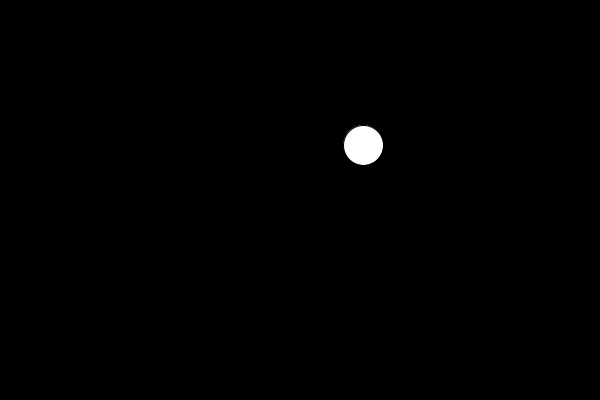
Frame 1 (no input)
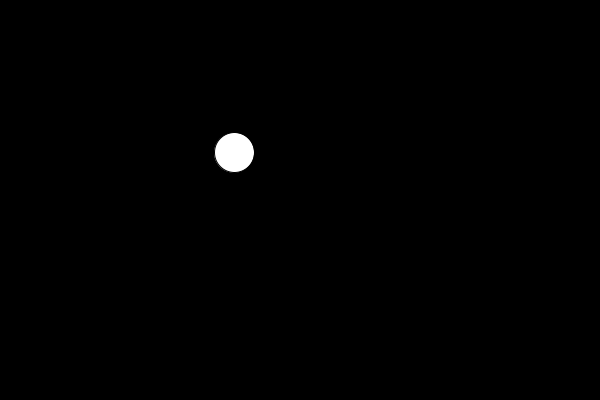
Frame 60 (the mouse pressed at the canvas centre just before this capture)
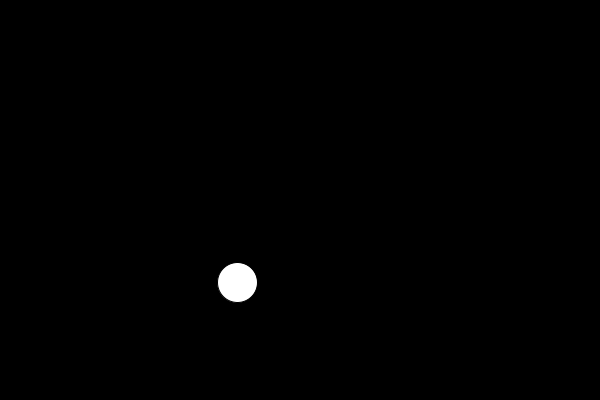
Frame 120 (the mouse held since frame 60 and released just before this capture)

The Processing sketch that drew these frames (run headless with seeded random() and noise(); from frame 60 on, the mouse is pressed at the canvas centre):

// Processing sketch: perlinNoise2
// ── perlinNoise2.pde
float inc = 0.01;
float t1 = 0;
float t2 = 0 + random(1);
float x, y;

void setup() {
  size(600,400);
}

void draw() {
  background(0);
  fill(255);
  
  t1 += inc;
  t2 += inc;
  
  x = noise(t1); // getting values of perlin noise for different points in time
  y = noise(t2);
  
  x = map(x,0,1,0,width); // mapping outputs of noise fn from 0 to 1 to 0 to width
  y = map(y,0,1,0,height);
  
  ellipse(x,y,40,40); // drawing ellipse with noise as x pos
}
